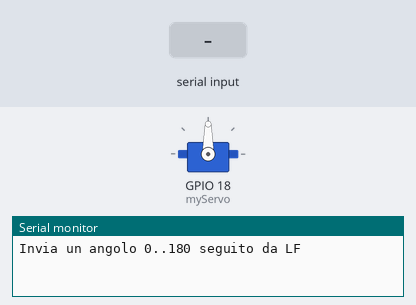
A sketch run on a simulated ESP32. Parts: servo, the last lines printed to the serial monitor. Inputs (shaded band) come from the test bench.

Above: at 1.2 s.
1.3 s: "5\n" received over Serial
At 2.5 s:
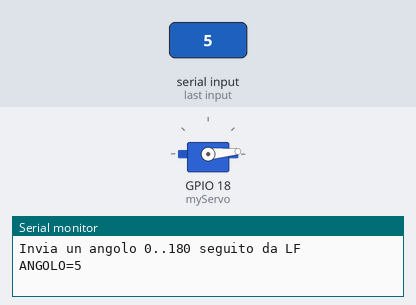
2.8 s: "90\n" received over Serial
At 3.8 s:
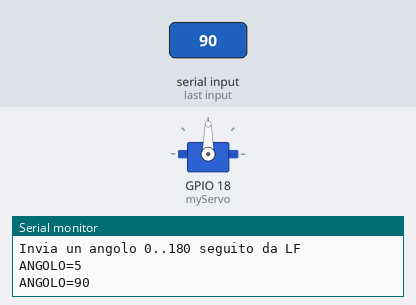
Timing chart, 0 to 5.8 s (numbered marks = the images above; inputs shaded):
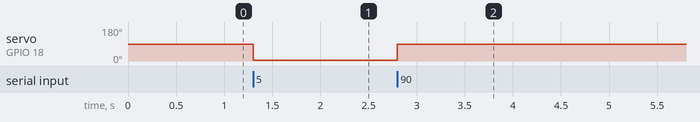

The sketch:

Servo_07_controllo_seriale.ino
```cpp
#include <Arduino.h>

/**
 * \Servo_07_controllo_seriale
 *
 * Sketch per il controllo di un servo motore tramite comandi seriali
 * L'utente può inviare valori da 0 a 180 tramite il monitor seriale per posizionare il servo.
 *
 *
 * @author Filippo Bilardo
 * @version 1.0  20/03/25 - Versione iniziale
 */

#include <ESP32Servo.h>
Servo myServo;
bool ready = false;
char line[5];
int length = 0;
bool overflow = false;
void setup() {
  Serial.begin(115200);
  myServo.setPeriodHertz(50);
  myServo.attach(18, 1000, 2000);
  ready = myServo.attached();
  if (!ready) { Serial.println("ERR SERVO"); return; }
  myServo.write(90);
  Serial.println("Invia un angolo 0..180 seguito da LF");
}
void loop() {
  int budget = 32;
  while (ready && budget-- > 0 && Serial.available() > 0) {
    const char ch = char(Serial.read());
    if (ch == '\n') {
      if (length > 0 && line[length-1] == '\r') length--;
      bool valid = !overflow && length > 0 && length <= 3;
      int angle = 0;
      for (int i=0; i<length && valid; i++) {
        if (line[i] < '0' || line[i] > '9') valid = false;
        else angle = angle*10 + line[i]-'0';
      }
      if (valid && angle <= 180) { myServo.write(angle); Serial.print("ANGOLO="); Serial.println(angle); }
      else Serial.println("ERR ANGOLO");
      length=0; overflow=false;
    } else if (!overflow) {
      if (length < 4) line[length++]=ch;
      else overflow=true;
    }
  }
  delay(1);
}
```

Measured:
- after the input at 1.3 s, servo on GPIO 18 (myServo): 90° → 5° at once
- after the input at 2.8 s, servo on GPIO 18 (myServo): 5° → 90° at once
